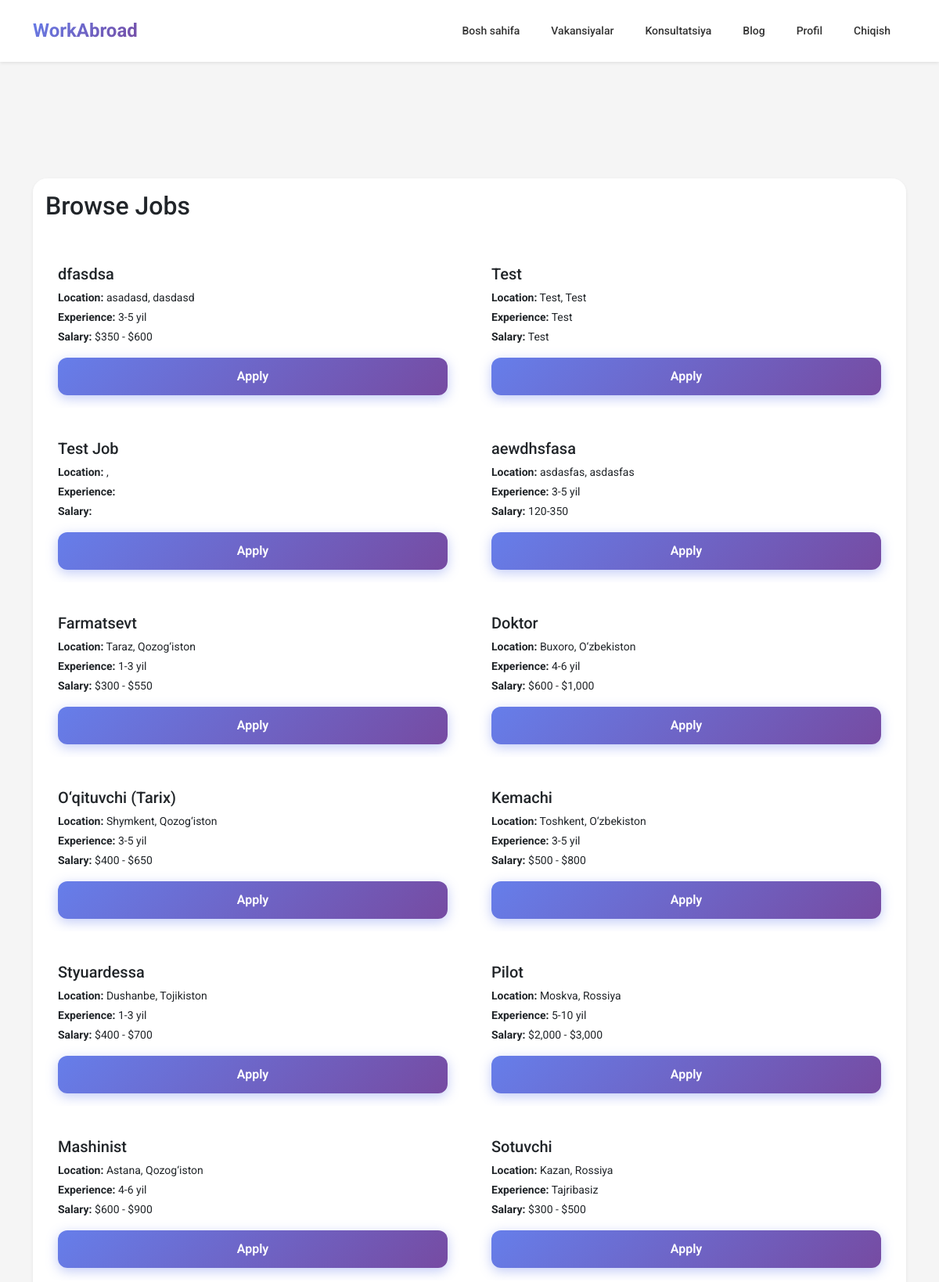
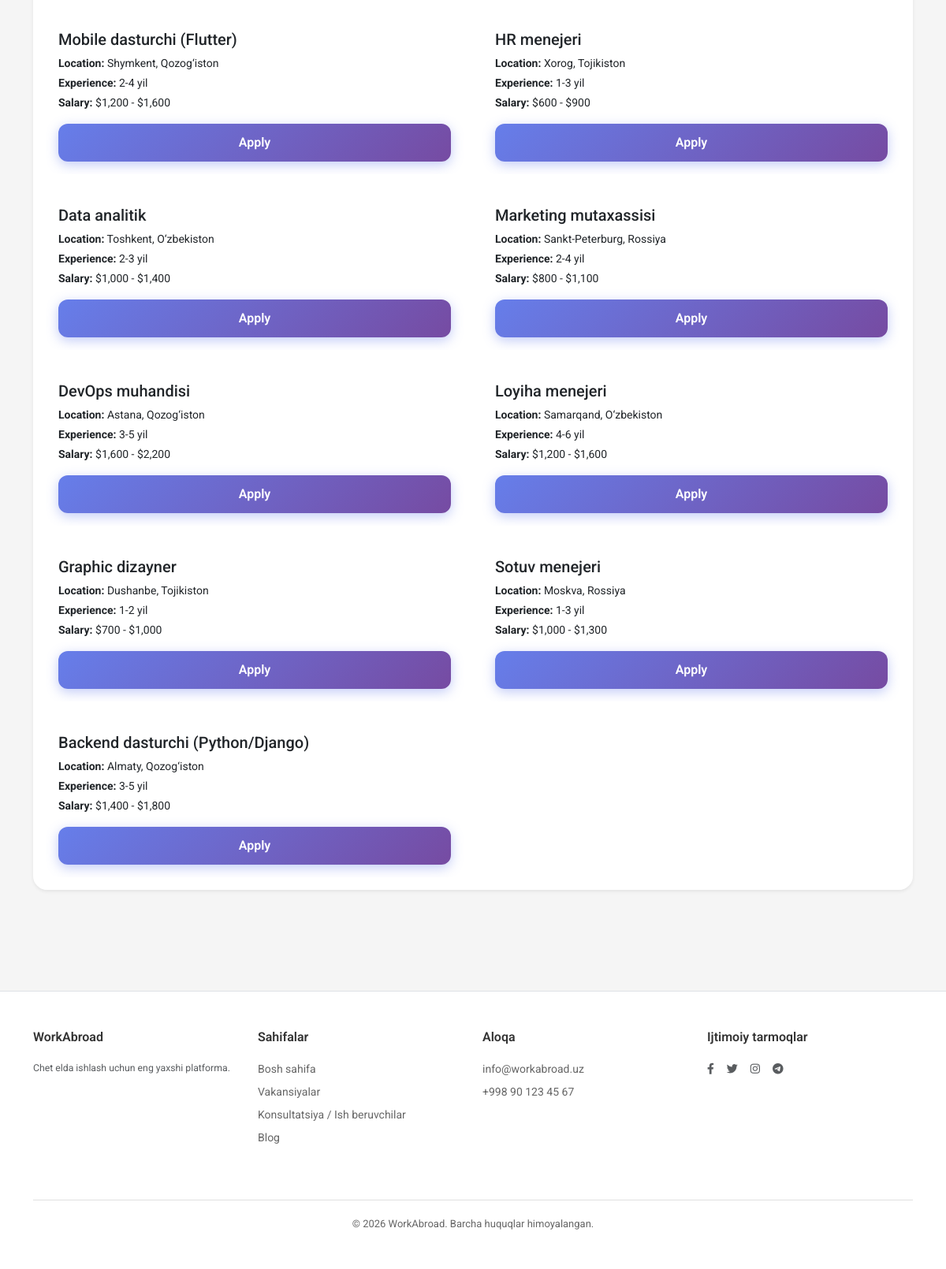
Page /users/seeker/browse-jobs/ (signed in) on the committed database (2 pictures, top to bottom).
### jobs/models.py (models this page shows, shortened)
class Job(models.Model):
    title = models.CharField(max_length=200)
    company = models.CharField(max_length=200)
    posted_by = models.ForeignKey(
        settings.AUTH_USER_MODEL,
        on_delete=models.CASCADE,
        related_name='jobs',
        null=True,
        blank=True
    )
    country = models.CharField(max_length=100)
    city = models.CharField(max_length=100)
    address = models.CharField(max_length=255, blank=True, null=True)
    salary = models.CharField(max_length=100)
    experience = models.CharField(max_length=100)
    description = models.TextField()
    featured = models.BooleanField(default=False)
    approved = models.BooleanField(default=False)
    created_at = models.DateTimeField(auto_now_add=True)

### users/views.py (the view)
# urls.py: path('seeker/browse-jobs/', seeker_browse_jobs, name='seeker_browse_jobs'),
@login_required
@job_seeker_required
def seeker_browse_jobs(request):
    jobs = Job.objects.all().order_by('-created_at')
    return render(request, 'seeker/browse_jobs.html', {'jobs': jobs})

### templates/seeker/browse_jobs.html
{% extends 'base.html' %}
{% block content %}
<div class="container py-5">
    <div class="row">
        <div class="col-12">
            <div class="card shadow-sm">
                <div class="card-body">
                    <h2 class="card-title">Browse Jobs</h2>
                    <div class="row row-cols-1 row-cols-md-2 g-4 mt-3">
                        {% for job in jobs %}
                            <div class="col">
                                <div class="card h-100">
                                    <div class="card-body d-flex flex-column">
                                        <h5 class="card-title">{{ job.title }}</h5>
                                        <p class="card-text mb-1"><strong>Location:</strong> {{ job.city }}, {{ job.country }}</p>
                                        <p class="card-text mb-1"><strong>Experience:</strong> {{ job.experience }}</p>
                                        <p class="card-text mb-3"><strong>Salary:</strong> {{ job.salary }}</p>
                                        <a href="{% url 'seeker_apply_job' job.id %}" class="btn btn-primary mt-auto">Apply</a>
                                    </div>
                                </div>
                            </div>
                        {% empty %}
                            <div class="col">
                                <div class="alert alert-secondary">No jobs available.</div>
                            </div>
                        {% endfor %}
                    </div>
                </div>
            </div>
        </div>
    </div>
</div>
{% endblock %}

### static/css/style.css (style rules this page uses)
* { margin: 0; padding: 0; box-sizing: border-box; }
body { font-family: 'Roboto', -apple-system, BlinkMacSystemFont, 'Segoe UI', sans-serif; background-color: #f5f5f5; color: #333; line-height: 1.5; font-size: 14px; }
:root { --hh-blue: #00b4d8; --hh-blue-dark: #0099b8; --hh-blue-light: #e6f7fa; --hh-gray: #666; --hh-gray-light: #f8f9fa; --hh-white: #ffffff; --hh-border: #e0e0e0; --hh-text: #333; --hh-text-light: #666; }
.btn-primary { background-color: var(--hh-blue); border-color: var(--hh-blue); border-radius: 4px; font-weight: 500; padding: 8px 20px; }
.card { background: rgba(255, 255, 255, 0.95); backdrop-filter: blur(20px); border: 1px solid rgba(255, 255, 255, 0.2); border-radius: 18px; border: none; transition: all 0.3s ease; overflow: hidden; }
.btn { border-radius: 12px; padding: 12px 24px; font-weight: 600; transition: all 0.3s cubic-bezier(0.4, 0, 0.2, 1); position: relative; overflow: hidden; }
.btn::before { content: ''; position: absolute; top: 0; left: -100%; width: 100%; height: 100%; background: linear-gradient(90deg, transparent, rgba(255, 255, 255, 0.2), transparent); transition: left 0.5s; }
.btn-primary { background: linear-gradient(135deg, #667eea 0%, #764ba2 100%); border: none; box-shadow: 0 4px 15px rgba(102, 126, 234, 0.4); }
body { padding-top:80px; }

### rows in the picture
Job: title "dfasdsa", city "asadasd", country "dasdasd", experience "3-5 yil", salary "$350 - $600"
Job: title "Test", city "Test", country "Test", experience "Test", salary "Test"
Job: title "Test Job"
Job: title "aewdhsfasa", city "asdasfas", country "asdasfas", experience "3-5 yil", salary "120-350"
Job: title "Farmatsevt", city "Taraz", country "Qozog‘iston", experience "1-3 yil", salary "$300 - $550"
Job: title "Doktor", city "Buxoro", country "O‘zbekiston", experience "4-6 yil", salary "$600 - $1,000"
Job: title "O‘qituvchi (Tarix)", city "Shymkent", country "Qozog‘iston", experience "3-5 yil", salary "$400 - $650"
Job: title "Kemachi", city "Toshkent", country "O‘zbekiston", experience "3-5 yil", salary "$500 - $800"
Job: title "Styuardessa", city "Dushanbe", country "Tojikiston", experience "1-3 yil", salary "$400 - $700"
Job: title "Pilot", city "Moskva", country "Rossiya", experience "5-10 yil", salary "$2,000 - $3,000"
Job: title "Mashinist", city "Astana", country "Qozog‘iston", experience "4-6 yil", salary "$600 - $900"
Job: title "Sotuvchi", city "Kazan", country "Rossiya", experience "Tajribasiz", salary "$300 - $500"
Job: title "Mobile dasturchi (Flutter)", city "Shymkent", country "Qozog‘iston", experience "2-4 yil", salary "$1,200 - $1,600"
Job: title "HR menejeri", city "Xorog", country "Tojikiston", experience "1-3 yil", salary "$600 - $900"
Job: title "Data analitik", city "Toshkent", country "O‘zbekiston", experience "2-3 yil", salary "$1,000 - $1,400"
Job: title "Marketing mutaxassisi", city "Sankt-Peterburg", country "Rossiya", experience "2-4 yil", salary "$800 - $1,100"
Job: title "DevOps muhandisi", city "Astana", country "Qozog‘iston", experience "3-5 yil", salary "$1,600 - $2,200"
Job: title "Loyiha menejeri", city "Samarqand", country "O‘zbekiston", experience "4-6 yil", salary "$1,200 - $1,600"
Job: title "Graphic dizayner", city "Dushanbe", country "Tojikiston", experience "1-2 yil", salary "$700 - $1,000"
Job: title "Sotuv menejeri", city "Moskva", country "Rossiya", experience "1-3 yil", salary "$1,000 - $1,300"
Job: title "Backend dasturchi (Python/Django)", city "Almaty", country "Qozog‘iston", experience "3-5 yil", salary "$1,400 - $1,800"
